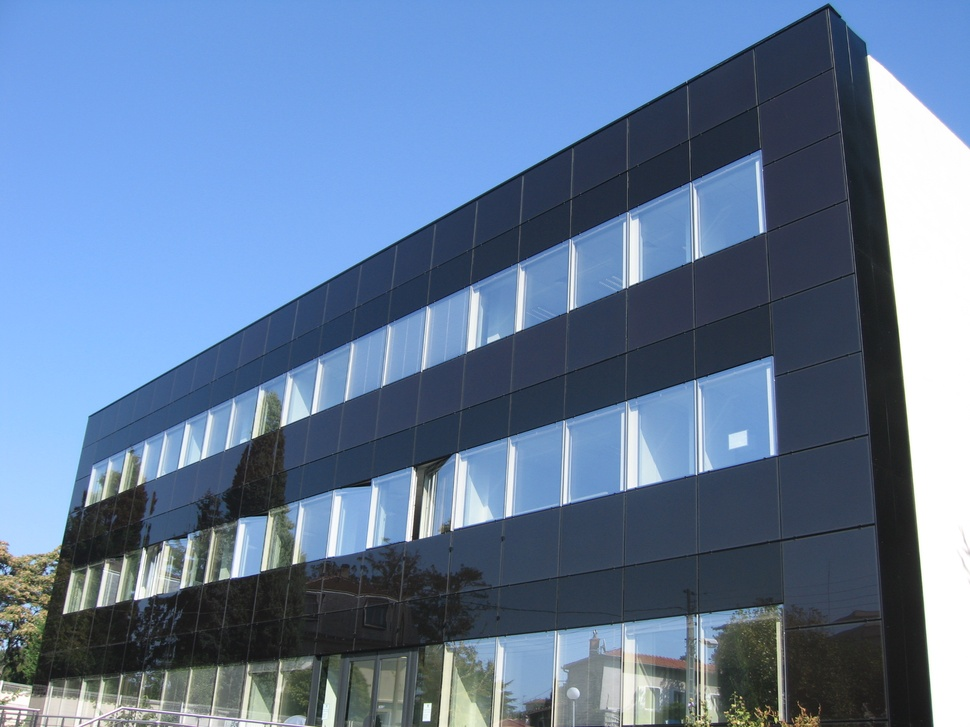
//> input picture perspective_distortion_orthogonal_line_pairs/images/1.jpg, 970 x 727 px, shrunk from 2592 x 1944 before the run
$ ./detect_corner ../../perspective_distortion_orthogonal_line_pairs/images/1.jpg 2 100   (built with g++ and OpenCV 4)
//> lines starting //> are read from the running program, lines starting //| are printed output that depends on the picture
### mvg_lib/include/mvg.h
#include <stdio.h>
#include <opencv2/core/hal/interface.h>
#include <opencv2/core/types.hpp>
#include <opencv2/core.hpp>
#include <opencv2/core/mat.hpp>
#include <opencv2/imgproc.hpp>
#include <opencv2/opencv.hpp>
using namespace cv;
using namespace std;

Mat computeScaling(Mat image, Mat homography);
Mat changePerspective(Mat image, Mat homography);
Mat computeHomography(std::vector <Point2f> from, std::vector <Point2f> to);
void write(char* nameOfOriginal, Mat image, string suffix =
    string("-corrected"));
void display(Mat image);
void receivePointCorrespondence(std::vector <Point2f> &points, const
    std::string &type);
Mat readHomogeneousCoordinates();
Mat getNullSpace(void* linearSystem, int numRows, int numCols,
    int finalRows = 3);
void printVector(vector <float> v);
Mat normalize(Mat coordinates);
Mat choleskyDecomposition(Mat matrix);
Mat choleskyUpperDecomp(Mat matrix);
Mat fullDecomp(Mat symmetricMat);
Mat getConjugate(Mat point);
Mat complexMatMul(Mat matrix1, Mat matrix2);
Mat solveConicSystem(vector<Mat> points);
Mat getConic();
Mat intersectLineAndConic(Mat conic, Mat P, Mat Q);
Mat transformConic(Mat pointTransform, Mat conic);
vector<tuple<KeyPoint, vector<uint8_t>>> harris_stephens_corners(Mat image, float k, float threshold);
Mat create_composite_image(Mat image1, Mat image2);
vector<tuple<KeyPoint, KeyPoint>> getMatches(
    vector<tuple<KeyPoint, vector<uint8_t>>> corners1,
    vector<tuple<KeyPoint, vector<uint8_t>>> corners2);

### mvg_lib/src/mvg.cpp
#include "mvg.h"
#include <cstring>
using namespace cv;
using namespace std;

const Mat SOBEL_X = (Mat_<float>(3, 3) << 1, 0, -1, 2, 0, -2, 1, 0, -1);
const Mat SOBEL_Y = (Mat_<float>(3, 3) << 1, 2, 1, 0, 0, 0, -1, -2, -1);

// Assuming kernel is odd and square
// [475 lines left out: functions convolve, convolve_color, construct_color_image, print_color_image, non_maximal_suppression, makeDescriptor and 14 more, not called in this run]

Mat normalize(Mat coordinates) {
  return coordinates / coordinates.at<float>(2, 0);
}

// [203 lines left out: functions printVector, getNullSpace, readHomogeneousCoordinates, computeHomography, transform_point, transform_point and 4 more, not called in this run]

void write(string nameOfOriginal, Mat image, std::string suffix) {
  string path = nameOfOriginal;
  string filename = path.substr(path.find_last_of("/") + 1, path.length());
  string imagename = filename.substr(0, filename.find_last_of("."));
  string outputFilename = "output/" + imagename + suffix + ".jpg";
  cout << "Writing to " << outputFilename << endl;
  imwrite(outputFilename, image);
}

void write(char* nameOfOriginal, Mat image, std::string suffix) {
  return write(string(nameOfOriginal), image, suffix);
}

// [16 lines left out: functions display, receivePointCorrespondence, not called in this run]

### harris-stephens/src/detect_corner.cpp
#include <mvg.h>
#include <opencv2/imgproc.hpp>
using namespace cv;
using namespace std;

const Mat SOBEL_X = (Mat_<float>(3, 3) << 1, 0, -1, 2, 0, -2, 1, 0, -1);
const Mat SOBEL_Y = (Mat_<float>(3, 3) << 1, 2, 1, 0, 0, 0, -1, -2, -1);

// Assuming kernel is odd and square
Mat convolve(Mat image, Mat kernel, int type) {
  assert(image.channels() == 1);

  int kernel_size = kernel.size().width;
  int half_kernel_size = kernel_size / 2;

  Mat padded;

  copyMakeBorder(
      image,
      padded,
      half_kernel_size,
      half_kernel_size,
      half_kernel_size,
      half_kernel_size,
      BORDER_DEFAULT,
      0);

  int height = padded.size().height;
  int width = padded.size().width;
  int result_height = height - half_kernel_size * 2;
  int result_width = width - half_kernel_size * 2;

  Mat result = Mat(result_height, result_width, type, Scalar(0));;

  for(int r = half_kernel_size; r <= result_height; r++) {
    for(int c = half_kernel_size; c <= result_width; c++) {
      double value = 0;
      for(int k_r = 0; k_r < kernel_size; k_r++) {
        for(int k_c = 0; k_c < kernel_size; k_c++) {
          value += (
              padded.at<uint8_t>(r + half_kernel_size - k_r, c + half_kernel_size - k_c) *
              kernel.at<float>(k_r, k_c));
        }
      }
      switch(type) {
        case CV_32FC1:
          result.at<float>(r - half_kernel_size, c - half_kernel_size) = value;
          break;
        case CV_64FC1:
          result.at<double>(r - half_kernel_size, c - half_kernel_size) = value;
          break;
        default:
          result.at<uint8_t>(r - half_kernel_size, c - half_kernel_size) = value;
      }
    }
  }

  return result;
}

// [65 lines left out: functions convolve_color, construct_color_image, print_color_image, real_harris, not called in this run]

int main(int argc, char** argv) {
  if (argc != 4) {
    printf("usage: detect_corner <Image> <k> <threshold>\n");
    return -1;
  }

  Mat image = imread(argv[1], 1);
//> image is the input picture: 727 rows x 970 cols, CV_8UC3; mean B, G, R 154.5, 123.6, 100.2

  Mat grayscale_img;
  cvtColor(image, grayscale_img, COLOR_RGB2GRAY);
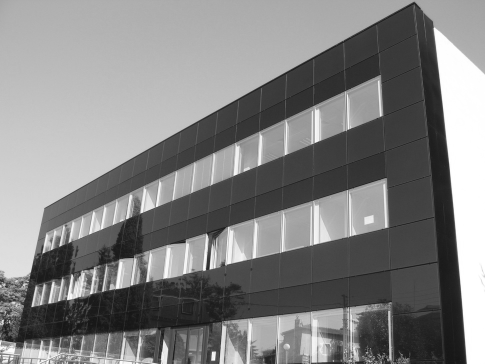
//> grayscale_img: 727 rows x 970 cols, CV_8UC1 (shown at 1/2 size); min 14, max 255, mean 130.2

  Mat Ix = convolve(grayscale_img, SOBEL_X, CV_32FC1);
//> SOBEL_X = [[1, 0, -1], [2, 0, -2], [1, 0, -1]]
  Mat Iy = convolve(grayscale_img, SOBEL_Y, CV_32FC1);
//> call 2 of convolve, with type = 5
//> after the loop in convolve (call 2), `for(int r = half_kernel_size; r <= result_height; r++)`:
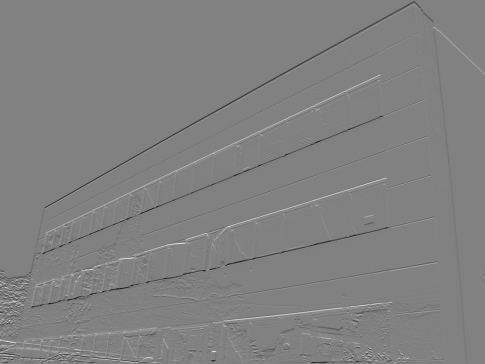
//> result: 727 rows x 970 cols, CV_32FC1 (shown at 1/2 size); min -760, max 742, mean -0.5; drawn with min black and max white
//> SOBEL_Y = [[1, 2, 1], [0, 0, 0], [-1, -2, -1]]

  Mat Ixx, Iyy, Ixy;

  multiply(Ix, Ix, Ixx);
  multiply(Ix, Iy, Ixy);
  multiply(Iy, Iy, Iyy);
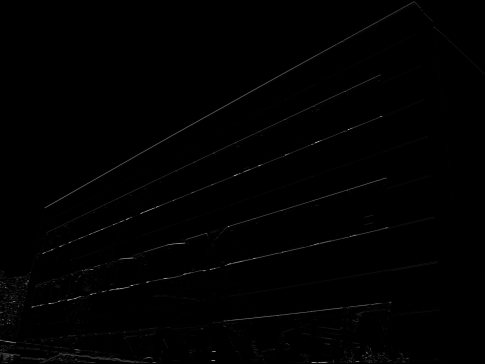
//> Iyy: 727 rows x 970 cols, CV_32FC1 (shown at 1/2 size); min 0, max 577600, mean 2859.4; drawn with min black and max white

  boxFilter(Ixx, Ixx, Ixx.depth(), Size(2, 2), Point(-1, -1), true,
      BORDER_DEFAULT);
  boxFilter(Ixy, Ixy, Ixy.depth(), Size(2, 2), Point(-1, -1), true,
      BORDER_DEFAULT);
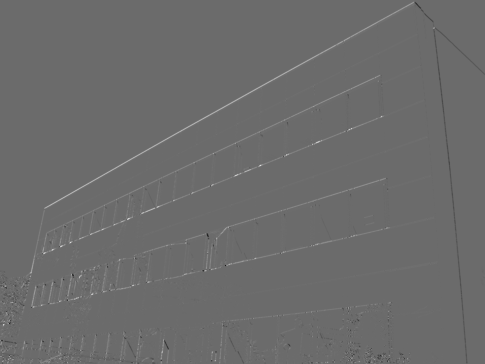
//> Ixy: 727 rows x 970 cols, CV_32FC1 (shown at 1/2 size); min -127246.2, max 174589.8, mean 677.3; drawn with min black and max white
  boxFilter(Iyy, Iyy, Iyy.depth(), Size(2, 2), Point(-1, -1), true,
      BORDER_DEFAULT);

  float k = atof(argv[2]);
//> k = 2
  float threshold = atof(argv[3]);
//> threshold = 100
  Size size = Ixx.size();
  Mat R = Mat(image.size(), CV_32FC1);

  for(int r = 0; r < size.height; r++) {
    for(int c = 0; c < size.width; c++) {
      float M11 = Ixx.at<float>(r, c);
      float M12 = Ixy.at<float>(r, c);
      float M22 = Iyy.at<float>(r, c);
      float determinant = M11 * M22 - M12 * M12;
      float trace = M11 + M22;
      R.at<float>(r, c) = determinant - (k * trace * trace);
    }
  }
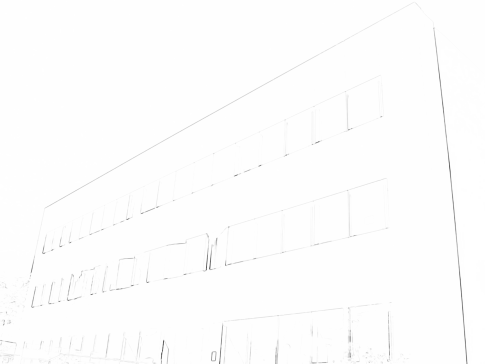
//> R: 727 rows x 970 cols, CV_32FC1 (shown at 1/2 size); min -5.16e+11, max 0, mean -1.9e+09; drawn with min black and max white

  Mat R_normalized;
  normalize(R, R_normalized, 0, 255, NORM_MINMAX, CV_32FC1, Mat());
  vector<KeyPoint> corners;
  for(int i = 0; i < R_normalized.rows; i++) {
    for(int j = 0; j < R_normalized.cols; j++) {
      if(R_normalized.at<float>(i,j) > threshold) {
        corners.push_back(KeyPoint(Point2f(j, i), 1.f));
      }
    }
  }
//> after the loop, corners = 704998 keypoints

  Mat result;
  drawKeypoints(image, corners, result, Scalar(50));
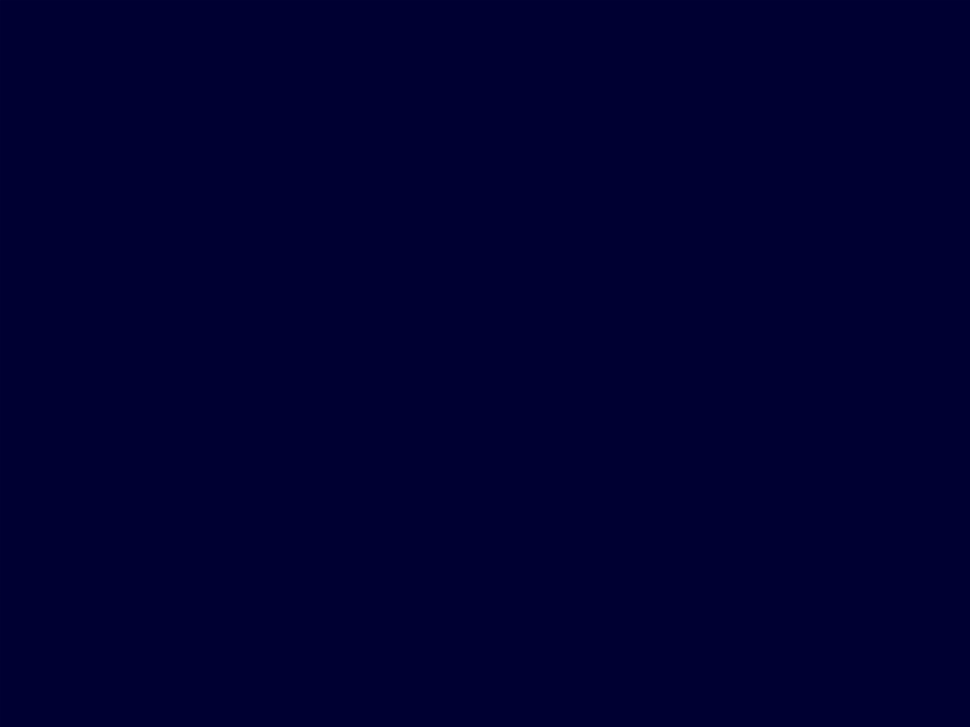
//> result: 727 rows x 970 cols, CV_8UC3; mean B, G, R 50, 0, 0

  cout << "Found " << corners.size() << " corners" << endl;
//| Found 704998 corners

  write(argv[1], result, "-harris-corners");

  return 0;
}
